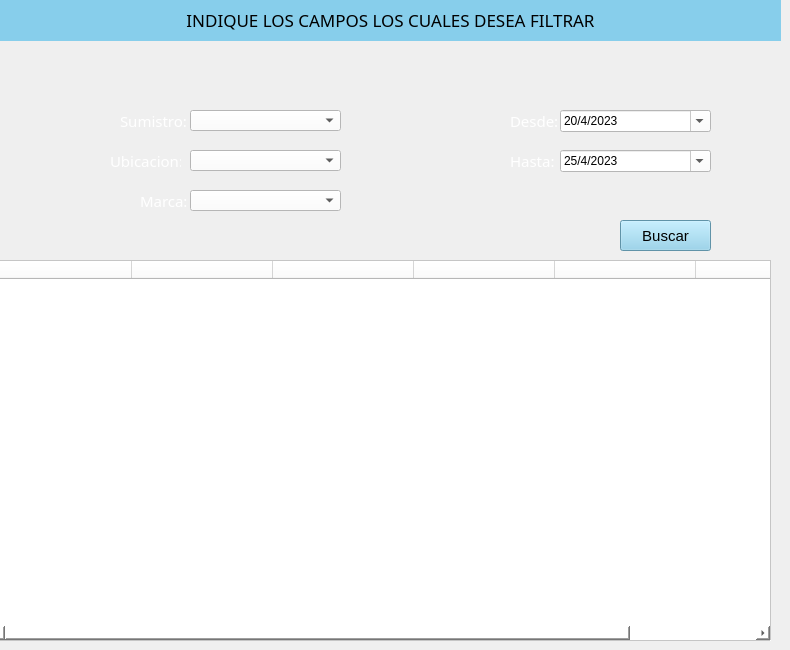
    <widget class="QWidget" name="tab_4">
     <attribute name="title">
      <string>Ver suministros caducos</string>
     </attribute>
     <widget class="QLabel" name="label_39">
      <property name="geometry">
       <rect>
        <x>0</x>
        <y>0</y>
        <width>781</width>
        <height>41</height>
       </rect>
      </property>
      <property name="font">
       <font>
        <family>Trebuchet MS</family>
        <pointsize>13</pointsize>
       </font>
      </property>
      <property name="styleSheet">
       <string notr="true">
background-color: rgb(135, 206, 235);</string>
      </property>
      <property name="text">
       <string>&lt;html&gt;&lt;head/&gt;&lt;body&gt;&lt;p align=&quot;center&quot;&gt;INDIQUE LOS CAMPOS LOS CUALES DESEA FILTRAR&lt;/p&gt;&lt;/body&gt;&lt;/html&gt;</string>
      </property>
     </widget>
     <widget class="QLabel" name="label_9">
      <property name="geometry">
       <rect>
        <x>120</x>
        <y>110</y>
        <width>71</width>
        <height>21</height>
       </rect>
      </property>
      <property name="palette">
       <palette>
        <active>
         <colorrole role="Button">
          <brush brushstyle="SolidPattern">
           <color alpha="255">
            <red>134</red>
            <green>134</green>
            <blue>134</blue>
           </color>
          </brush>
         </colorrole>
         <colorrole role="Base">
          <brush brushstyle="SolidPattern">
           <color alpha="255">
            <red>134</red>
            <green>134</green>
            <blue>134</blue>
           </color>
          </brush>
         </colorrole>
         <colorrole role="Window">
          <brush brushstyle="SolidPattern">
           <color alpha="255">
            <red>134</red>
            <green>134</green>
            <blue>134</blue>
           </color>
          </brush>
         </colorrole>
        </active>
        <inactive>
         <colorrole role="Button">
          <brush brushstyle="SolidPattern">
           <color alpha="255">
            <red>134</red>
            <green>134</green>
            <blue>134</blue>
           </color>
          </brush>
         </colorrole>
         <colorrole role="Base">
          <brush brushstyle="SolidPattern">
           <color alpha="255">
            <red>134</red>
            <green>134</green>
            <blue>134</blue>
           </color>
          </brush>
         </colorrole>
         <colorrole role="Window">
          <brush brushstyle="SolidPattern">
           <color alpha="255">
            <red>134</red>
            <green>134</green>
            <blue>134</blue>
           </color>
          </brush>
         </colorrole>
        </inactive>
        <disabled>
         <colorrole role="Button">
          <brush brushstyle="SolidPattern">
           <color alpha="255">
            <red>134</red>
            <green>134</green>
            <blue>134</blue>
           </color>
          </brush>
         </colorrole>
         <colorrole role="Base">
          <brush brushstyle="SolidPattern">
           <color alpha="255">
            <red>134</red>
            <green>134</green>
            <blue>134</blue>
           </color>
          </brush>
         </colorrole>
         <colorrole role="Window">
          <brush brushstyle="SolidPattern">
           <color alpha="255">
            <red>134</red>
            <green>134</green>
            <blue>134</blue>
           </color>
          </brush>
         </colorrole>
        </disabled>
       </palette>
      </property>
      <property name="font">
       <font>
        <family>Trebuchet MS</family>
        <pointsize>11</pointsize>
       </font>
      </property>
      <property name="autoFillBackground">
       <bool>false</bool>
      </property>
      <property name="styleSheet">
       <string notr="true"/>
      </property>
      <property name="frameShape">
       <enum>QFrame::NoFrame</enum>
      </property>
      <property name="frameShadow">
       <enum>QFrame::Plain</enum>
      </property>
      <property name="text">
       <string>&lt;html&gt;&lt;head/&gt;&lt;body&gt;&lt;p&gt;&lt;span style=&quot; color:#ffffff;&quot;&gt;Sumistro:&lt;/span&gt;&lt;/p&gt;&lt;/body&gt;&lt;/html&gt;</string>
      </property>
      <property name="textFormat">
       <enum>Qt::AutoText</enum>
      </property>
      <property name="scaledContents">
       <bool>false</bool>
      </property>
     </widget>
     <widget class="QComboBox" name="SumCaduc_6">
      <property name="geometry">
       <rect>
        <x>190</x>
        <y>110</y>
        <width>151</width>
        <height>21</height>
       </rect>
      </property>
      <property name="font">
       <font>
        <family>Trebuchet MS</family>
        <pointsize>10</pointsize>
       </font>
      </property>
      <property name="styleSheet">
       <string notr="true">background-color: rgb(255, 255, 255);</string>
      </property>
      <item>
       <property name="text">
        <string/>
       </property>
      </item>
      <item>
       <property name="text">
        <string>Lampazo</string>
       </property>
      </item>
     </widget>
     <widget class="QLabel" name="label_10">
      <property name="geometry">
       <rect>
        <x>110</x>
        <y>150</y>
        <width>71</width>
        <height>21</height>
       </rect>
      </property>
      <property name="palette">
       <palette>
        <active>
         <colorrole role="Button">
          <brush brushstyle="SolidPattern">
           <color alpha="255">
            <red>134</red>
            <green>134</green>
            <blue>134</blue>
           </color>
          </brush>
         </colorrole>
         <colorrole role="Base">
          <brush brushstyle="SolidPattern">
           <color alpha="255">
            <red>134</red>
            <green>134</green>
            <blue>134</blue>
           </color>
          </brush>
         </colorrole>
         <colorrole role="Window">
          <brush brushstyle="SolidPattern">
           <color alpha="255">
            <red>134</red>
            <green>134</green>
            <blue>134</blue>
           </color>
          </brush>
         </colorrole>
        </active>
        <inactive>
         <colorrole role="Button">
          <brush brushstyle="SolidPattern">
           <color alpha="255">
            <red>134</red>
            <green>134</green>
            <blue>134</blue>
           </color>
          </brush>
         </colorrole>
         <colorrole role="Base">
          <brush brushstyle="SolidPattern">
           <color alpha="255">
            <red>134</red>
            <green>134</green>
            <blue>134</blue>
           </color>
          </brush>
         </colorrole>
         <colorrole role="Window">
          <brush brushstyle="SolidPattern">
           <color alpha="255">
            <red>134</red>
            <green>134</green>
            <blue>134</blue>
           </color>
          </brush>
         </colorrole>
        </inactive>
        <disabled>
         <colorrole role="Button">
          <brush brushstyle="SolidPattern">
           <color alpha="255">
            <red>134</red>
            <green>134</green>
            <blue>134</blue>
           </color>
          </brush>
         </colorrole>
         <colorrole role="Base">
          <brush brushstyle="SolidPattern">
           <color alpha="255">
            <red>134</red>
            <green>134</green>
            <blue>134</blue>
           </color>
          </brush>
         </colorrole>
         <colorrole role="Window">
          <brush brushstyle="SolidPattern">
           <color alpha="255">
            <red>134</red>
            <green>134</green>
            <blue>134</blue>
           </color>
          </brush>
         </colorrole>
        </disabled>
       </palette>
      </property>
      <property name="font">
       <font>
        <family>Trebuchet MS</family>
        <pointsize>11</pointsize>
       </font>
      </property>
      <property name="autoFillBackground">
       <bool>false</bool>
      </property>
      <property name="styleSheet">
       <string notr="true"/>
      </property>
      <property name="frameShape">
       <enum>QFrame::NoFrame</enum>
      </property>
      <property name="frameShadow">
       <enum>QFrame::Plain</enum>
      </property>
      <property name="text">
       <string>&lt;html&gt;&lt;head/&gt;&lt;body&gt;&lt;p&gt;&lt;span style=&quot; color:#ffffff;&quot;&gt;Ubicacion:&lt;/span&gt;&lt;/p&gt;&lt;/body&gt;&lt;/html&gt;</string>
      </property>
      <property name="textFormat">
       <enum>Qt::AutoText</enum>
      </property>
      <property name="scaledContents">
       <bool>false</bool>
      </property>
     </widget>
     <widget class="QComboBox" name="UbiCaduc_6">
      <property name="geometry">
       <rect>
        <x>190</x>
        <y>150</y>
        <width>151</width>
        <height>21</height>
       </rect>
      </property>
      <property name="font">
       <font>
        <family>Trebuchet MS</family>
        <pointsize>10</pointsize>
       </font>
      </property>
      <property name="styleSheet">
       <string notr="true">background-color: rgb(255, 255, 255);</string>
      </property>
      <item>
       <property name="text">
        <string/>
       </property>
      </item>
      <item>
       <property name="text">
        <string>Almacén </string>
       </property>
      </item>
     </widget>
     <widget class="QLabel" name="label_11">
      <property name="geometry">
       <rect>
        <x>510</x>
        <y>110</y>
        <width>51</width>
        <height>21</height>
       </rect>
      </property>
      <property name="palette">
       <palette>
        <active>
         <colorrole role="Button">
          <brush brushstyle="SolidPattern">
           <color alpha="255">
            <red>134</red>
            <green>134</green>
            <blue>134</blue>
           </color>
          </brush>
         </colorrole>
         <colorrole role="Base">
          <brush brushstyle="SolidPattern">
           <color alpha="255">
            <red>134</red>
            <green>134</green>
            <blue>134</blue>
           </color>
          </brush>
         </colorrole>
         <colorrole role="Window">
          <brush brushstyle="SolidPattern">
           <color alpha="255">
            <red>134</red>
            <green>134</green>
            <blue>134</blue>
           </color>
          </brush>
         </colorrole>
        </active>
        <inactive>
         <colorrole role="Button">
          <brush brushstyle="SolidPattern">
           <color alpha="255">
            <red>134</red>
            <green>134</green>
            <blue>134</blue>
           </color>
          </brush>
         </colorrole>
         <colorrole role="Base">
          <brush brushstyle="SolidPattern">
           <color alpha="255">
            <red>134</red>
            <green>134</green>
            <blue>134</blue>
           </color>
          </brush>
         </colorrole>
         <colorrole role="Window">
          <brush brushstyle="SolidPattern">
           <color alpha="255">
            <red>134</red>
            <green>134</green>
            <blue>134</blue>
           </color>
          </brush>
         </colorrole>
        </inactive>
        <disabled>
         <colorrole role="Button">
          <brush brushstyle="SolidPattern">
           <color alpha="255">
            <red>134</red>
            <green>134</green>
            <blue>134</blue>
           </color>
          </brush>
         </colorrole>
         <colorrole role="Base">
          <brush brushstyle="SolidPattern">
           <color alpha="255">
            <red>134</red>
            <green>134</green>
            <blue>134</blue>
           </color>
          </brush>
         </colorrole>
         <colorrole role="Window">
          <brush brushstyle="SolidPattern">
           <color alpha="255">
            <red>134</red>
            <green>134</green>
            <blue>134</blue>
           </color>
          </brush>
         </colorrole>
        </disabled>
       </palette>
      </property>
      <property name="font">
       <font>
        <family>Trebuchet MS</family>
        <pointsize>11</pointsize>
       </font>
      </property>
      <property name="autoFillBackground">
       <bool>false</bool>
      </property>
      <property name="styleSheet">
       <string notr="true"/>
      </property>
      <property name="frameShape">
       <enum>QFrame::NoFrame</enum>
      </property>
      <property name="frameShadow">
       <enum>QFrame::Plain</enum>
      </property>
      <property name="text">
       <string>&lt;html&gt;&lt;head/&gt;&lt;body&gt;&lt;p&gt;&lt;span style=&quot; color:#ffffff;&quot;&gt;Desde:&lt;/span&gt;&lt;/p&gt;&lt;/body&gt;&lt;/html&gt;</string>
      </property>
      <property name="textFormat">
       <enum>Qt::AutoText</enum>
      </property>
      <property name="scaledContents">
       <bool>false</bool>
      </property>
     </widget>
     <widget class="QLabel" name="label_12">
      <property name="geometry">
       <rect>
        <x>510</x>
        <y>150</y>
        <width>51</width>
        <height>21</height>
       </rect>
      </property>
      <property name="palette">
       <palette>
        <active>
         <colorrole role="Button">
          <brush brushstyle="SolidPattern">
           <color alpha="255">
            <red>134</red>
            <green>134</green>
            <blue>134</blue>
           </color>
          </brush>
         </colorrole>
         <colorrole role="Base">
          <brush brushstyle="SolidPattern">
           <color alpha="255">
            <red>134</red>
            <green>134</green>
            <blue>134</blue>
           </color>
          </brush>
         </colorrole>
         <colorrole role="Window">
          <brush brushstyle="SolidPattern">
           <color alpha="255">
            <red>134</red>
            <green>134</green>
            <blue>134</blue>
           </color>
          </brush>
         </colorrole>
        </active>
        <inactive>
         <colorrole role="Button">
          <brush brushstyle="SolidPattern">
           <color alpha="255">
            <red>134</red>
            <green>134</green>
            <blue>134</blue>
           </color>
          </brush>
         </colorrole>
         <colorrole role="Base">
          <brush brushstyle="SolidPattern">
           <color alpha="255">
            <red>134</red>
            <green>134</green>
            <blue>134</blue>
           </color>
          </brush>
         </colorrole>
         <colorrole role="Window">
          <brush brushstyle="SolidPattern">
           <color alpha="255">
            <red>134</red>
            <green>134</green>
            <blue>134</blue>
           </color>
          </brush>
         </colorrole>
        </inactive>
        <disabled>
         <colorrole role="Button">
          <brush brushstyle="SolidPattern">
           <color alpha="255">
            <red>134</red>
            <green>134</green>
            <blue>134</blue>
           </color>
          </brush>
         </colorrole>
         <colorrole role="Base">
          <brush brushstyle="SolidPattern">
           <color alpha="255">
            <red>134</red>
            <green>134</green>
            <blue>134</blue>
           </color>
          </brush>
         </colorrole>
         <colorrole role="Window">
          <brush brushstyle="SolidPattern">
           <color alpha="255">
            <red>134</red>
            <green>134</green>
            <blue>134</blue>
           </color>
          </brush>
         </colorrole>
        </disabled>
       </palette>
      </property>
      <property name="font">
       <font>
        <family>Trebuchet MS</family>
        <pointsize>11</pointsize>
       </font>
      </property>
      <property name="autoFillBackground">
       <bool>false</bool>
      </property>
      <property name="styleSheet">
       <string notr="true"/>
      </property>
      <property name="frameShape">
       <enum>QFrame::NoFrame</enum>
      </property>
      <property name="frameShadow">
       <enum>QFrame::Plain</enum>
      </property>
      <property name="text">
       <string>&lt;html&gt;&lt;head/&gt;&lt;body&gt;&lt;p&gt;&lt;span style=&quot; color:#ffffff;&quot;&gt;Hasta:&lt;/span&gt;&lt;/p&gt;&lt;/body&gt;&lt;/html&gt;</string>
      </property>
      <property name="textFormat">
       <enum>Qt::AutoText</enum>
      </property>
      <property name="scaledContents">
       <bool>false</bool>
      </property>
     </widget>
     <widget class="QPushButton" name="boton3_3">
      <property name="geometry">
       <rect>
        <x>620</x>
        <y>220</y>
        <width>91</width>
        <height>31</height>
       </rect>
      </property>
      <property name="font">
       <font>
        <family>Segoe UI</family>
        <pointsize>11</pointsize>
       </font>
      </property>
      <property name="styleSheet">
       <string notr="true">background-color: rgb(135, 206, 235);</string>
      </property>
      <property name="text">
       <string>Buscar</string>
      </property>
     </widget>
     <widget class="QLabel" name="label_13">
      <property name="geometry">
       <rect>
        <x>140</x>
        <y>190</y>
        <width>51</width>
        <height>21</height>
       </rect>
      </property>
      <property name="palette">
       <palette>
        <active>
         <colorrole role="Button">
          <brush brushstyle="SolidPattern">
           <color alpha="255">
            <red>134</red>
            <green>134</green>
            <blue>134</blue>
           </color>
          </brush>
         </colorrole>
         <colorrole role="Base">
          <brush brushstyle="SolidPattern">
           <color alpha="255">
            <red>134</red>
            <green>134</green>
            <blue>134</blue>
           </color>
          </brush>
         </colorrole>
         <colorrole role="Window">
          <brush brushstyle="SolidPattern">
           <color alpha="255">
            <red>134</red>
            <green>134</green>
            <blue>134</blue>
           </color>
          </brush>
         </colorrole>
        </active>
        <inactive>
         <colorrole role="Button">
          <brush brushstyle="SolidPattern">
           <color alpha="255">
            <red>134</red>
            <green>134</green>
            <blue>134</blue>
           </color>
          </brush>
         </colorrole>
         <colorrole role="Base">
          <brush brushstyle="SolidPattern">
           <color alpha="255">
            <red>134</red>
            <green>134</green>
            <blue>134</blue>
           </color>
          </brush>
         </colorrole>
         <colorrole role="Window">
          <brush brushstyle="SolidPattern">
           <color alpha="255">
            <red>134</red>
            <green>134</green>
            <blue>134</blue>
           </color>
          </brush>
         </colorrole>
        </inactive>
        <disabled>
         <colorrole role="Button">
          <brush brushstyle="SolidPattern">
           <color alpha="255">
            <red>134</red>
            <green>134</green>
            <blue>134</blue>
           </color>
          </brush>
         </colorrole>
         <colorrole role="Base">
          <brush brushstyle="SolidPattern">
           <color alpha="255">
            <red>134</red>
            <green>134</green>
            <blue>134</blue>
           </color>
          </brush>
         </colorrole>
         <colorrole role="Window">
          <brush brushstyle="SolidPattern">
           <color alpha="255">
            <red>134</red>
            <green>134</green>
            <blue>134</blue>
           </color>
          </brush>
         </colorrole>
        </disabled>
       </palette>
      </property>
      <property name="font">
       <font>
        <family>Trebuchet MS</family>
        <pointsize>11</pointsize>
       </font>
      </property>
      <property name="autoFillBackground">
       <bool>false</bool>
      </property>
      <property name="styleSheet">
       <string notr="true"/>
      </property>
      <property name="frameShape">
       <enum>QFrame::NoFrame</enum>
      </property>
      <property name="frameShadow">
       <enum>QFrame::Plain</enum>
      </property>
      <property name="text">
       <string>&lt;html&gt;&lt;head/&gt;&lt;body&gt;&lt;p&gt;&lt;span style=&quot; color:#ffffff;&quot;&gt;Marca:&lt;/span&gt;&lt;/p&gt;&lt;/body&gt;&lt;/html&gt;</string>
      </property>
      <property name="textFormat">
       <enum>Qt::AutoText</enum>
      </property>
      <property name="scaledContents">
       <bool>false</bool>
      </property>
     </widget>
     <widget class="QComboBox" name="MarCaduc_6">
      <property name="geometry">
       <rect>
        <x>190</x>
        <y>190</y>
        <width>151</width>
        <height>21</height>
       </rect>
      </property>
      <property name="font">
       <font>
        <family>Trebuchet MS</family>
        <pointsize>10</pointsize>
       </font>
      </property>
      <property name="styleSheet">
       <string notr="true">background-color: rgb(255, 255, 255);</string>
      </property>
      <item>
       <property name="text">
        <string/>
       </property>
      </item>
      <item>
       <property name="text">
        <string>Limpia bonito</string>
       </property>
      </item>
     </widget>
     <widget class="QDateEdit" name="Desde_6">
      <property name="geometry">
       <rect>
        <x>560</x>
        <y>110</y>
        <width>151</width>
        <height>22</height>
       </rect>
      </property>
      <property name="styleSheet">
       <string notr="true">background-color: rgb(255, 255, 255);
color: rgb(0, 0, 0);</string>
      </property>
      <property name="dateTime">
       <datetime>
        <hour>0</hour>
        <minute>0</minute>
        <second>0</second>
        <year>2023</year>
        <month>4</month>
        <day>20</day>
       </datetime>
      </property>
      <property name="displayFormat">
       <string>d/M/yyyy</string>
      </property>
      <property name="calendarPopup">
       <bool>true</bool>
      </property>
      <property name="date">
       <date>
        <year>2023</year>
        <month>4</month>
        <day>20</day>
       </date>
      </property>
     </widget>
     <widget class="QDateEdit" name="Cuando">
      <property name="geometry">
       <rect>
        <x>560</x>
        <y>150</y>
        <width>151</width>
        <height>22</height>
       </rect>
      </property>
      <property name="styleSheet">
       <string notr="true">background-color: rgb(255, 255, 255);
color: rgb(0, 0, 0);</string>
      </property>
      <property name="displayFormat">
       <string>d/M/yyyy</string>
      </property>
      <property name="calendarPopup">
       <bool>true</bool>
      </property>
      <property name="date">
       <date>
        <year>2023</year>
        <month>4</month>
        <day>25</day>
       </date>
      </property>
     </widget>
     <widget class="QTableWidget" name="Caduco_6">
      <property name="geometry">
       <rect>
        <x>-10</x>
        <y>260</y>
        <width>781</width>
        <height>381</height>
       </rect>
      </property>
      <property name="styleSheet">
       <string notr="true">background-color: rgb(255, 255, 255);</string>
      </property>
      <attribute name="horizontalHeaderDefaultSectionSize">
       <number>141</number>
      </attribute>
      <column>
       <property name="text">
        <string/>
       </property>
      </column>
      <column>
       <property name="text">
        <string/>
       </property>
      </column>
      <column>
       <property name="text">
        <string/>
       </property>
      </column>
      <column>
       <property name="text">
        <string/>
       </property>
      </column>
      <column>
       <property name="text">
        <string/>
       </property>
      </column>
      <column>
       <property name="text">
        <string/>
       </property>
      </column>
     </widget>
    </widget>
